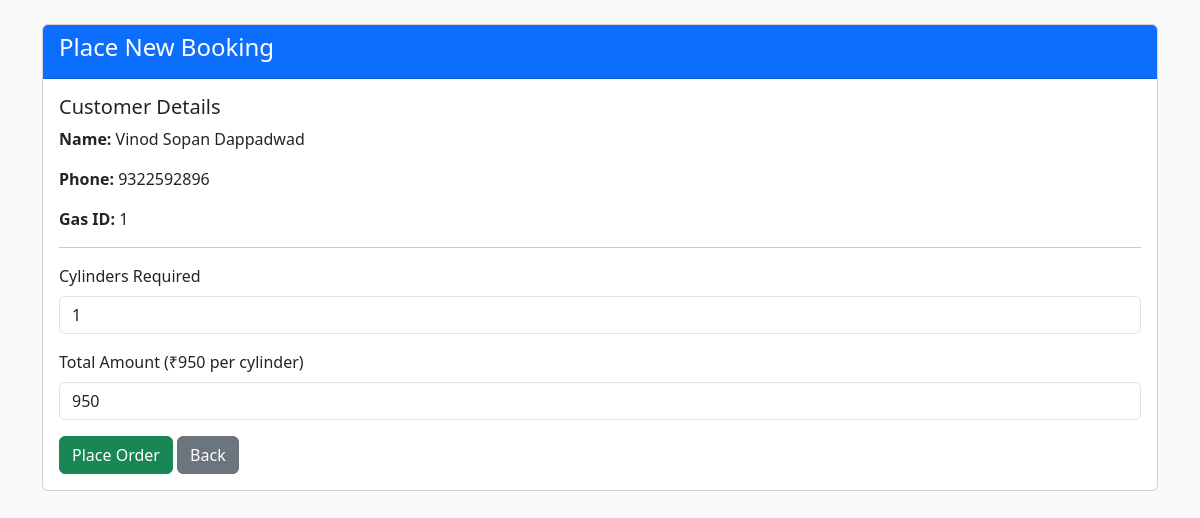
/add_booking.php?customer_id=1, run on the app's committed database.
### tables this page shows
CREATE TABLE `customers` (
  `id` int(11) NOT NULL,
  `name` varchar(100) NOT NULL,
  `phone` varchar(15) NOT NULL,
  `address` text DEFAULT NULL,
  `gas_id` varchar(20) DEFAULT NULL
);

### add_booking.php (the view, shortened to what this page needs)
<?php
include('config.php');
$price_per_cylinder = 950;
if(isset($_GET['customer_id'])) {
    $customer_id = $_GET['customer_id'];
    $query = "SELECT * FROM customers WHERE id = '$customer_id'";
    $result = mysqli_query($conn, $query);
    $customer_data = mysqli_fetch_assoc($result);
}
?>
<!DOCTYPE html>
<html lang="mr">
<head>
    <link rel="stylesheet" href="https://cdn.jsdelivr.net/npm/bootstrap@5.3.0/dist/css/bootstrap.min.css">
</head>
<body class="bg-light">
<div class="container mt-4">
    <div class="card">
        <div class="card-header bg-primary text-white">
            <h4>Place New Booking</h4>
        </div>
        <div class="card-body">
            <h5>Customer Details</h5>
            <p><strong>Name:</strong> <?php echo $customer_data['name']; ?></p>
            <p><strong>Phone:</strong> <?php echo $customer_data['phone']; ?></p>
            <p><strong>Gas ID:</strong> <?php echo $customer_data['gas_id']; ?></p>
            <hr>
            <form method="POST" action="process_booking.php">
                <div class="mb-3">
                    <label class="form-label">Cylinders Required</label>
                    <input type="number" id="cylinders" name="cylinders" class="form-control" min="1" max="10" value="1" required>
                </div>
                <div class="mb-3">
                    <label class="form-label">Total Amount (₹<span id="price_per_cylinder"><?php echo $price_per_cylinder; ?></span> per cylinder)</label>
                    <input type="text" id="total_amount" name="amount" class="form-control" value="<?php echo $price_per_cylinder; ?>" readonly>
                </div>
                <button type="submit" name="place_order" class="btn btn-success">Place Order</button>
                <a href="view_customer.php" class="btn btn-secondary">Back</a>
            </form>
        </div>
    </div>
</div>
</body>
</html>

### data on the page
customers: name "Vinod Sopan Dappadwad", phone "9322592896", gas "1"

### other printed values
$price_per_cylinder "950"
